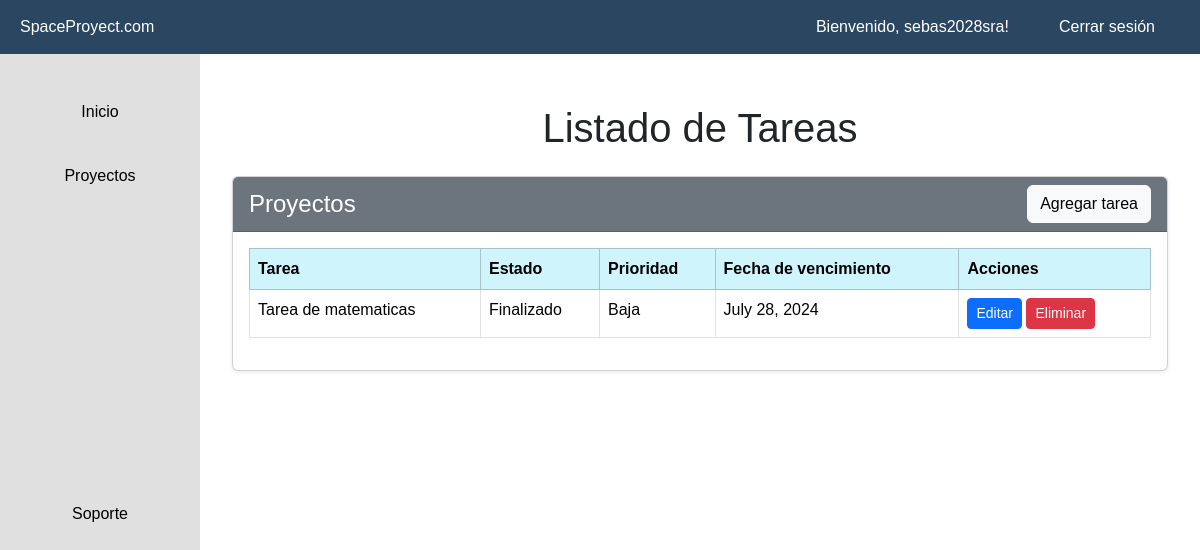
Page /index/ (signed in) on the earlier database version.
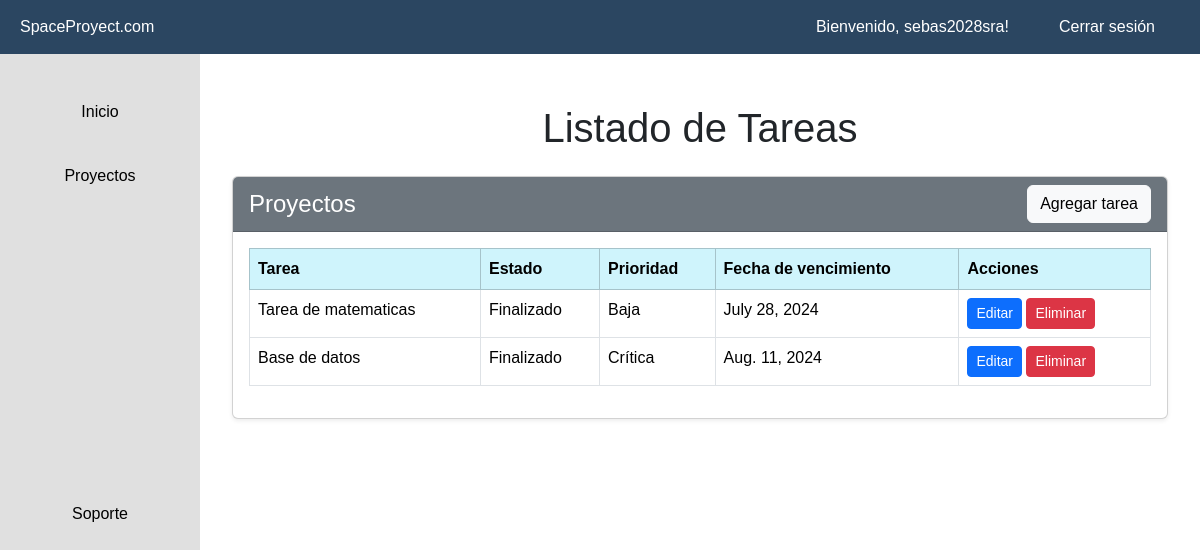
Same page on the later database version.
### gestor/models.py (models this page shows, shortened)
class Proyecto(models.Model):
    id_proyecto = models.AutoField(primary_key=True, verbose_name='ID Proyecto')
    nombre_proyecto = models.CharField(max_length=255)
    id_estado = models.ForeignKey(Estado, on_delete=models.CASCADE)
    id_prioridad = models.ForeignKey(Prioridad, on_delete=models.CASCADE)
    fecha_vencimiento = models.DateField(default=timezone.now() + timedelta(days=30))
    id_usuario = models.ForeignKey(User, on_delete=models.CASCADE)

class Estado(models.Model):
    id_estado = models.AutoField(primary_key=True, verbose_name='ID Estado')
    descripcion_estado = models.CharField(max_length=50)
    id_usuario = models.ForeignKey(User, on_delete=models.CASCADE)

class Prioridad(models.Model):
    id_prioridad = models.AutoField(primary_key=True, verbose_name='ID Prioridad')
    descripcion_prioridad = models.CharField(max_length=50)
    id_usuario = models.ForeignKey(User, on_delete=models.CASCADE)

### gestor/views.py (the view)
# urls.py: path('index/', proyectos, name='index'),
@login_required(login_url='/accounts/login/')
def proyectos(request):
    proyectos = Proyecto.objects.filter(id_usuario=request.user)
    estados = Estado.objects.all()
    prioridades = Prioridad.objects.all()
    return render(request, 'proyectos/index.html', {
        'proyectos': proyectos,
        'estados': estados,
        'prioridades': prioridades,
    })

### gestor/templates/proyectos/index.html (shortened to what this page needs)
{% extends "base.html" %}
{% block contenido %}
<h1 class="text-center my-4">Listado de Tareas</h1>
<div class="container">
    <div class="card shadow-sm mb-4">
        <div class="card-header d-flex justify-content-between align-items-center bg-secondary text-white">
            <h4 class="mb-0">Proyectos</h4>
            <a href="{% url 'agregar_proyecto' %}" class="btn btn-light">Agregar tarea</a>
        </div>
        <div class="card-body">
            <div class="table-responsive">
                <table id="example" class="table table-hover table-bordered">
                    <thead class="table-info">
                        <tr>
                            <th scope="col">Tarea</th>
                            <th scope="col">Estado</th>
                            <th scope="col">Prioridad</th>
                            <th scope="col">Fecha de vencimiento</th>
                            <th scope="col">Acciones</th>
                        </tr>
                    </thead>
                    <tbody>
                        {% for proyecto in proyectos %}
                        <tr>
                            <td>{{ proyecto.nombre_proyecto }}</td>
                            <td>{{ proyecto.id_estado.descripcion_estado }}</td>
                            <td>{{ proyecto.id_prioridad.descripcion_prioridad }}</td>
                            <td>{{ proyecto.fecha_vencimiento }}</td>
                            <td>
                                <a href="{% url 'actualizar_proyecto' proyecto.id_proyecto %}" class="btn btn-primary btn-sm">Editar</a>
                                <a href="{% url 'eliminar_proyecto' proyecto.id_proyecto %}" class="btn btn-danger btn-sm">Eliminar</a>
                            </td>
                        </tr>
                        {% endfor %}
                    </tbody>
                </table>
            </div>
        </div>
    </div>
</div>
{% endblock %}

### gestor/templates/base.html (shortened to what this page needs)
{% load static %}
<!doctype html>
<html lang="es">
<head>
    <link href="https://cdn.jsdelivr.net/npm/bootstrap@5.3.2/dist/css/bootstrap.min.css" rel="stylesheet" />
</head>
<body>
    <div class="navbar-top">
        <div>
            <span>SpaceProyect.com</span>
        </div>
        <div>
            <ul class="nav">
                {% if user.is_authenticated %}
                    <li class="nav-item">
                        <span class="nav-link">Bienvenido, {{ user.username }}!</span>
                    </li>
                    <li class="nav-item">
                        <a class="nav-link" href="{% url 'logout' %}">Cerrar sesión</a>
                    </li>
                {% endif %}
            </ul>
        </div>
    </div>
    <div class="sidebar">
        <ul class="nav flex-column">
            <li class="nav-item">
                <a class="nav-link active" href="{% url 'inicio' %}">Inicio</a>
            </li>
            <li class="nav-item">
                <a class="nav-link" href="{% url 'index' %}">Proyectos</a>
            </li>
        </ul>
        <ul class="nav flex-column nav-support">
            <li class="nav-item">
                <a class="nav-link" href="{% url 'soporte' %}">Soporte</a>
            </li>
        </ul>
    </div>
    <div class="content">
        {% block contenido %}{% endblock %}
    </div>
</body>
</html>

### gestor/templates/base.html (style rules this page uses)
body { display: flex; min-height: 100vh; flex-direction: column; margin: 0; font-family: 'Arial', sans-serif; }
.navbar-top { width: 100%; background-color: #2b4661; color: white; display: flex; justify-content: space-between; padding: 10px 20px; position: fixed; top: 0; left: 0; z-index: 1000; align-items: center; }
.navbar-top .nav-item { margin: 0 10px; }
.navbar-top .nav-link { color: white; padding: 5px 15px; border-radius: 20px; text-decoration: none; }
.sidebar { width: 200px; background-color: #e0e0e0; padding-top: 60px; position: fixed; top: 0; bottom: 0; left: 0; display: flex; flex-direction: column; justify-content: space-between; z-index: 999; }
.sidebar .nav { flex-grow: 1; padding: 20px 0; }
.sidebar .nav-item { margin: 10px 0; }
.sidebar .nav-link { color: #000000; padding: 10px; border-radius: 10px; text-decoration: none; text-shadow: 1px 1px 2px #2b4661(126, 185, 245); text-align: center; }
.sidebar .nav-support { margin-top: auto; }
.content { margin-left: 200px; margin-top: 60px; padding: 20px; flex-grow: 1; }

Differences in the rows shown:
added Proyecto: nombre_proyecto "Base de datos", id_estado.descripcion_estado "Finalizado", id_prioridad.descripcion_prioridad "Crítica", fecha_vencimiento "Aug. 11, 2024"
